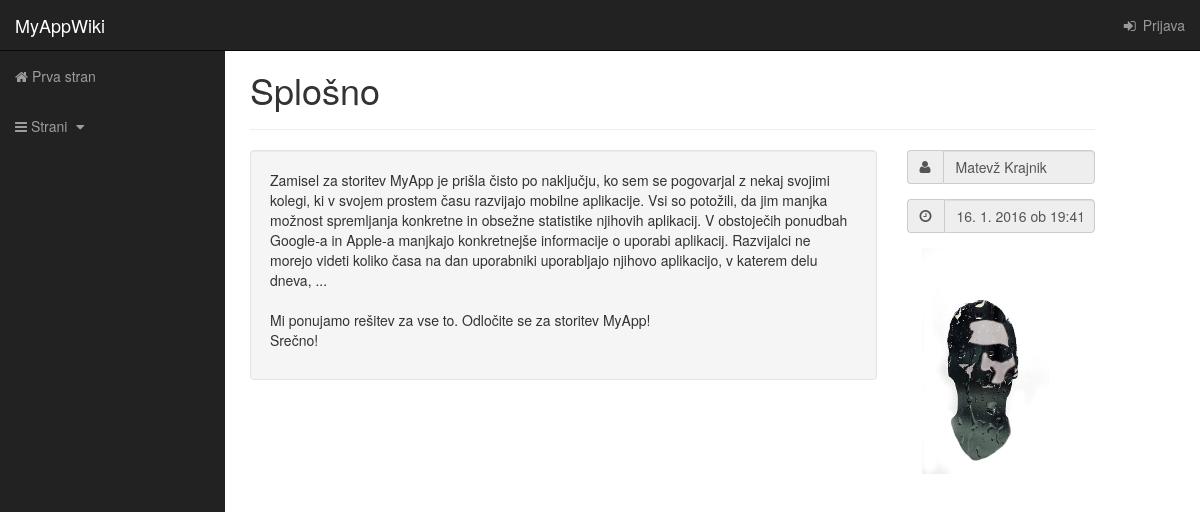
The page /myapp/stran/1/ on the database its author committed.
### myapp/models.py (models this page shows)
class Stran(models.Model):
    datum_nastanka = models.DateTimeField('datum nastanka', null='True')
    naslov = models.CharField(max_length=200)
    vsebina = models.TextField()
    sporocilo = models.TextField()
    avtor = models.ForeignKey(UporabnikProfil, null='True')
    def __str__(self):
        return self.naslov
    '''
    question_text = models.CharField(max_length=200)
    pub_date = models.DateTimeField('date published')
    def __str__(self):
        return self.question_text
    def was_published_recently(self):
        now = timezone.now()
        return now - datetime.timedelta(days=1) <= self.pub_date <= now
        #return self.pub_date >= timezone.now() - datetime.timedelta(days=1)
    was_published_recently.admin_order_field = 'pub_date'
    was_published_recently.boolean = True
    was_published_recently.short_description = 'Published recently?'
    '''

class UporabnikProfil(models.Model):
    uporabnik = models.OneToOneField(User, on_delete=models.CASCADE, related_name='profil', null=True, unique=True)
    slika_profila = models.ImageField(blank=True, default='profili/user-default.png', upload_to='profili')
    def __str__(self):
        return self.uporabnik.first_name + " " + self.uporabnik.last_name
    '''
    question = models.ForeignKey(Question, on_delete=models.CASCADE)
    choice_text = models.CharField(max_length=200)
    votes = models.IntegerField(default=0)
    def __str__(self):
        return self.choice_text
    '''

### myapp/views.py (the view)
# urls.py: url(r'^stran/uredi/(?P<stran_id>[0-9]+)/$', views.uredi, name='uredi'),
def stran(request, stran_id):
    stran_x = get_object_or_404(Stran, pk=stran_id)
    return render(request, 'myapp/iskana_stran.html', {
        'id': stran_x.id,
        'naslov': stran_x.naslov,
        'vsebina': stran_x.vsebina,
        'avtorslika': stran_x.avtor.slika_profila,
        'avtorupor': stran_x.avtor.uporabnik,
        'avtor': stran_x.avtor.uporabnik.get_full_name(),
        'datum': str(stran_x.datum_nastanka.day) + ". " + str(stran_x.datum_nastanka.month) + ". " +
                 str(stran_x.datum_nastanka.year) + " ob " + str(stran_x.datum_nastanka.hour) + ":" + str(
            stran_x.datum_nastanka.minute),
        'is_supervisor': request.user.groups.filter(name='Nadzorniki').exists(),
        'is_prosilec': request.user.groups.filter(name='Prosilci').exists(),
        'strani_seznam': Stran.objects.all()
    })

### myapp/templates/myapp/iskana_stran.html (shortened to what this page needs)
{% extends "myapp/base.html" %}
{% load staticfiles %}
{% block content %}
    <div class="row">
        <div class="col-lg-11">
            <div class="page-header">
                <h1>{{ naslov }}</h1>
            </div>
            <div class="row">
                <div class="col-lg-9">
                    <div class="well">
                        <p>{{ vsebina|linebreaksbr }}
                        </p>
                    </div>
                </div>
                <div class="col-lg-3 col-md-5 col-sm-5">
                    <div class="form-group input-group">
                        <span class="input-group-addon"><i class="fa fa-user"></i></span>
                        <input id="ime" type="text" class="form-control" value="{{ avtor }}" disabled>
                    </div>
                    <div class="form-group input-group">
                        <span class="input-group-addon"><i class="fa fa-clock-o"></i></span>
                        <input id="cas" type="text" class="form-control" value="{{ datum }}" disabled>
                    </div>
                    <img class="col-lg-10" style="display: block" src="{{ MEDIA_URL }}{{ avtorslika }}" alt="slika avtorja" >
                </div>
            </div>
        </div>
    </div>
    </div>
{% endblock %}

### myapp/templates/myapp/base.html (shortened to what this page needs)
{% load staticfiles %}
<!DOCTYPE html>
<html lang="en">
<head>
    <link href="{% static 'myapp/css/bootstrap.min.css' %}" rel="stylesheet">
    <link href="{% static 'myapp/css/sb-admin.css' %}" rel="stylesheet">
    <link href="{% static 'myapp/font-awesome/css/font-awesome.min.css' %}" rel="stylesheet" type="text/css">
</head>
<body>
<div id="wrapper">
    <nav class="navbar navbar-inverse navbar-fixed-top">
        <div class="navbar-header">
            <a class="navbar-brand" href="{% url 'myapp:index' %}">MyAppWiki</a>
        </div>
        <ul class="nav navbar-right top-nav">
            <li class="dropdown">
                {% if user.is_authenticated %}
                    <a href="#" class="dropdown-toggle" data-toggle="dropdown"><i
                            class="fa fa-user"></i> {{ user.get_full_name }} <b
                            class="caret"></b></a>
                    <ul class="dropdown-menu">
                        <li>
                            <a href="{% url 'myapp:profil' user %}"><i class="fa fa-fw fa-user"></i> Profil</a>
                        </li>
                        <li class="divider"></li>
                        <li>
                            <a href="{% url 'myapp:logout' %}"><i class="fa fa-fw fa-sign-out"></i> Odjava</a>
                        </li>
                    </ul>
                {% else %}
                    <li>
                        <a href="{% url 'myapp:login' %}"><i class="fa fa-fw fa-sign-in"></i> Prijava</a>
                    </li>
                {% endif %}
            </li>
        </ul>
        <div class="collapse navbar-collapse navbar-ex1-collapse">
            <ul class="nav navbar-nav side-nav">
                <li>
                    <a href="{% url 'myapp:index' %}"><i class="fa fa-home"></i> Prva stran</a>
                </li>
                <li>
                    <a href="javascript:;" data-toggle="collapse" data-target="#demo"><i class="fa fa-navicon"></i>
                        Strani <i class="fa fa-fw fa-caret-down"></i></a>
                </li>
            </ul>
        </div>
    </nav>
    <div id="page-wrapper">
        <div class="container-fluid">
            {% block content %}{% endblock %}
        </div>
    </div>
</body>

### myapp/static/myapp/css/sb-admin.css (style rules this page uses)
body { margin-top: 70px; background-color: #fff; }
@media (min-width:768px) { body { margin-top: 20px; } }
#wrapper { padding-left: 0; }
#page-wrapper { width: 100%; padding: 0; background-color: #fff; }
@media (min-width:768px) { #wrapper { padding-left: 225px; } }
@media (min-width:768px) { #page-wrapper { padding: 10px; } }
.top-nav { padding: 0 15px; }
.top-nav>li { display: inline-block; float: left; }
.top-nav>li>a { padding-top: 15px; padding-bottom: 15px; line-height: 20px; color: #999; }
@media (min-width:768px) { .side-nav { position: fixed; top: 51px; left: 225px; width: 225px; margin-left: -225px; border: none; border-radius: 0; overflow-y: auto; background-color: #222; bottom: 0; overflow-x: hidden; padding-bottom: 40px; } }
@media (min-width:768px) { .side-nav>li>a { width: 225px; } }

### rows shown on the page
Stran: naslov "Splošno", vsebina "Zamisel za storitev MyApp je prišla čisto po naključju, ko sem se pogovarjal z nekaj svojimi kolegi, ki v svojem prostem času razvijajo mobilne aplikacije. Vsi so potožili, da jim manjka možnost spremljanja konkretne in obsežne statistike njihovih aplikacij. V obstoječih ponudbah Google-a in Apple-a manjkajo konkretnejše informacije o uporabi aplikacij. Razvijalci ne morejo videti koliko časa na dan uporabniki uporabljajo njihovo aplikacijo, v katerem delu dneva, ... Mi ponujamo rešitev za vse to. Odločite se za storitev MyApp! Srečno!"
UporabnikProfil: slika_profila (picture)
